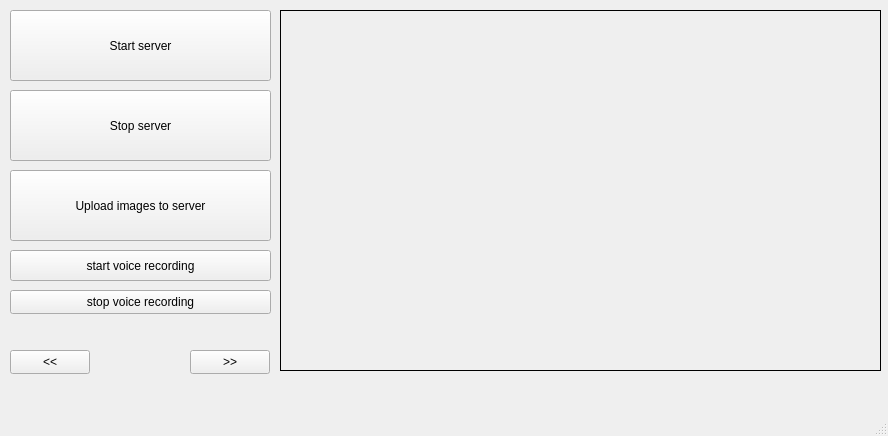
<?xml version="1.0" encoding="UTF-8"?>
<ui version="4.0">
 <class>MainWindow</class>
 <widget class="QMainWindow" name="MainWindow">
  <property name="geometry">
   <rect>
    <x>0</x>
    <y>0</y>
    <width>888</width>
    <height>436</height>
   </rect>
  </property>
  <property name="windowTitle">
   <string>MainWindow</string>
  </property>
  <widget class="QWidget" name="centralwidget">
   <widget class="QPushButton" name="startServerButton">
    <property name="geometry">
     <rect>
      <x>10</x>
      <y>10</y>
      <width>261</width>
      <height>71</height>
     </rect>
    </property>
    <property name="text">
     <string>Start server</string>
    </property>
   </widget>
   <widget class="QPushButton" name="stopServerButton">
    <property name="geometry">
     <rect>
      <x>10</x>
      <y>90</y>
      <width>261</width>
      <height>71</height>
     </rect>
    </property>
    <property name="text">
     <string>Stop server</string>
    </property>
   </widget>
   <widget class="QPushButton" name="uploadButton">
    <property name="geometry">
     <rect>
      <x>10</x>
      <y>170</y>
      <width>261</width>
      <height>71</height>
     </rect>
    </property>
    <property name="text">
     <string>Upload images to server</string>
    </property>
   </widget>
   <widget class="QLabel" name="imageLabel">
    <property name="geometry">
     <rect>
      <x>280</x>
      <y>10</y>
      <width>601</width>
      <height>361</height>
     </rect>
    </property>
    <property name="frameShape">
     <enum>QFrame::Panel</enum>
    </property>
    <property name="text">
     <string/>
    </property>
   </widget>
   <widget class="QPushButton" name="rightSlideButton">
    <property name="geometry">
     <rect>
      <x>190</x>
      <y>350</y>
      <width>80</width>
      <height>24</height>
     </rect>
    </property>
    <property name="text">
     <string>&gt;&gt;</string>
    </property>
   </widget>
   <widget class="QPushButton" name="leftSlideButton">
    <property name="geometry">
     <rect>
      <x>10</x>
      <y>350</y>
      <width>80</width>
      <height>24</height>
     </rect>
    </property>
    <property name="text">
     <string>&lt;&lt;</string>
    </property>
   </widget>
   <widget class="QPushButton" name="voiceRecordingButton">
    <property name="geometry">
     <rect>
      <x>10</x>
      <y>250</y>
      <width>261</width>
      <height>31</height>
     </rect>
    </property>
    <property name="text">
     <string>start voice recording</string>
    </property>
   </widget>
   <widget class="QPushButton" name="stopVoiceRecordingButton">
    <property name="geometry">
     <rect>
      <x>10</x>
      <y>290</y>
      <width>261</width>
      <height>24</height>
     </rect>
    </property>
    <property name="text">
     <string>stop voice recording</string>
    </property>
   </widget>
   <widget class="QLabel" name="recordInfolabel">
    <property name="geometry">
     <rect>
      <x>10</x>
      <y>320</y>
      <width>261</width>
      <height>21</height>
     </rect>
    </property>
    <property name="text">
     <string/>
    </property>
   </widget>
  </widget>
  <widget class="QMenuBar" name="menubar">
   <property name="geometry">
    <rect>
     <x>0</x>
     <y>0</y>
     <width>888</width>
     <height>21</height>
    </rect>
   </property>
  </widget>
  <widget class="QStatusBar" name="statusbar"/>
 </widget>
 <resources/>
 <connections/>
</ui>
